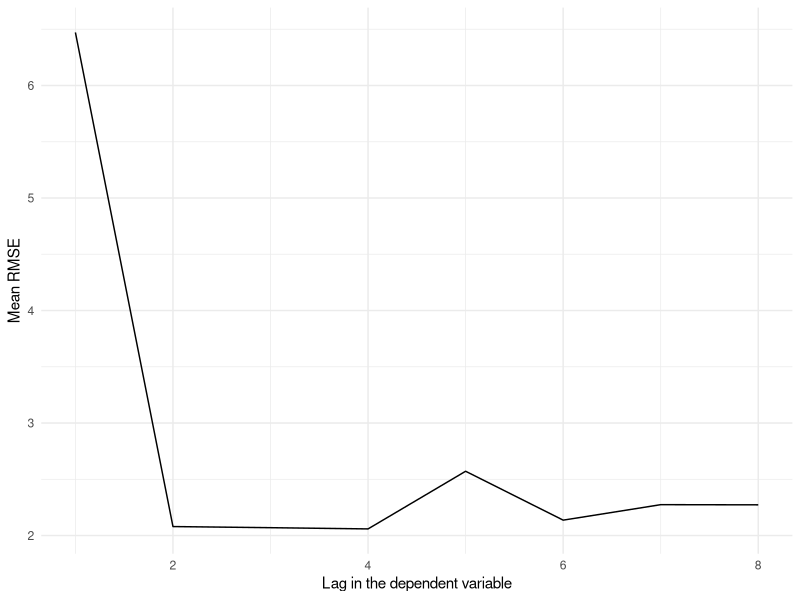
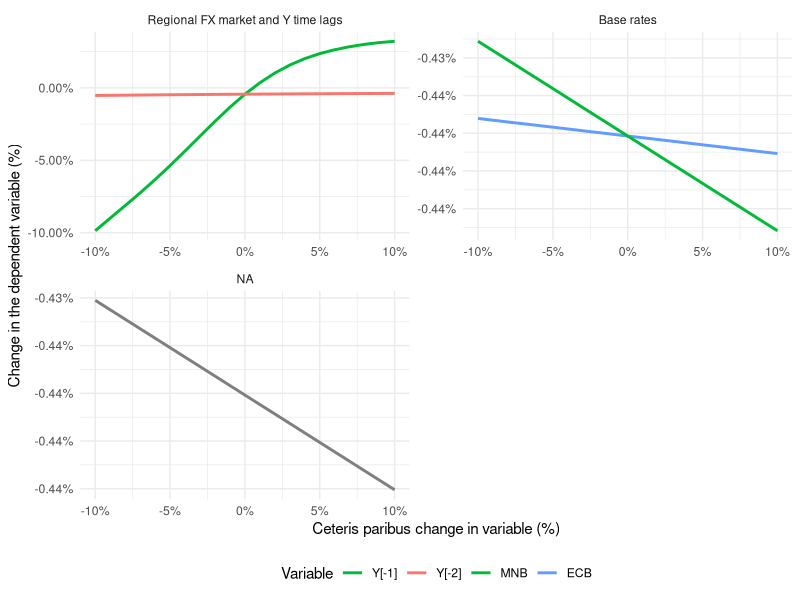
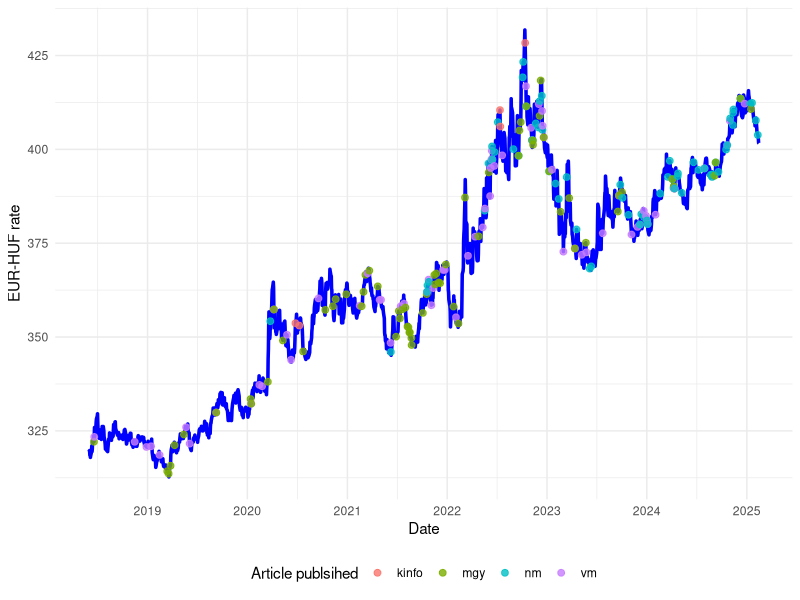
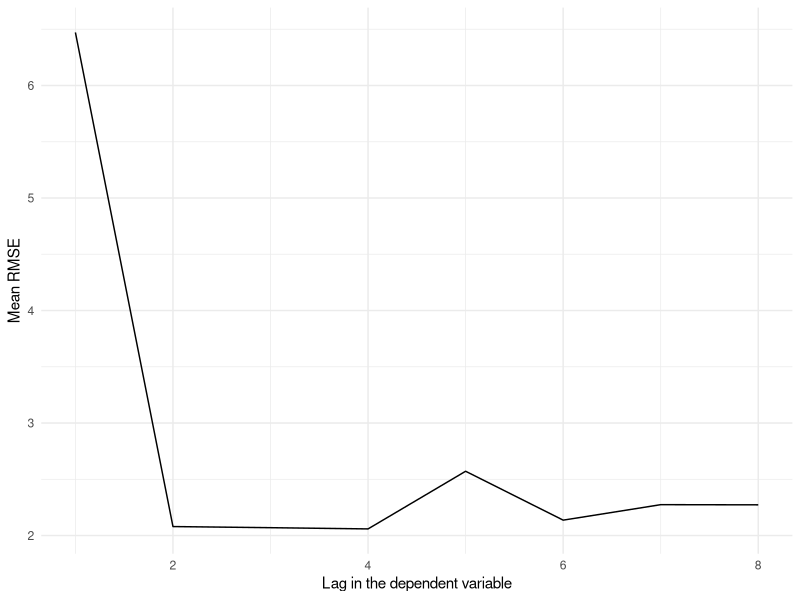
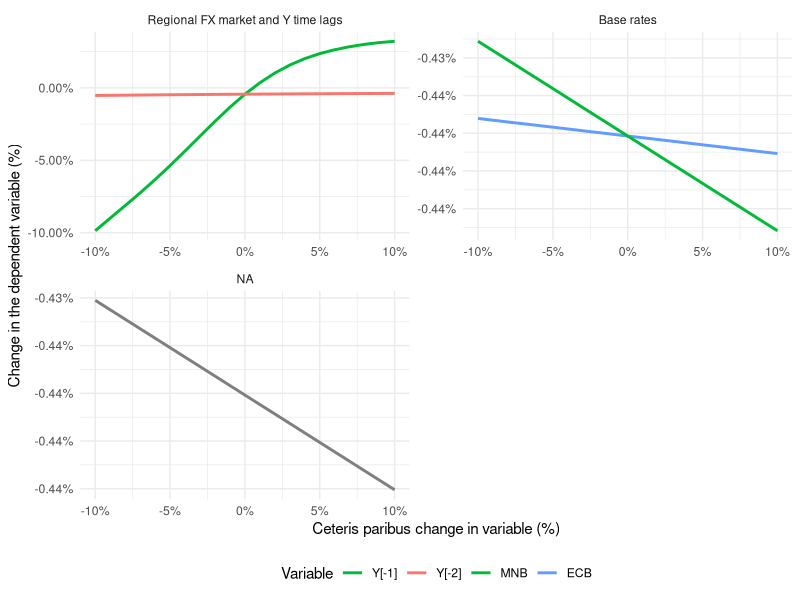
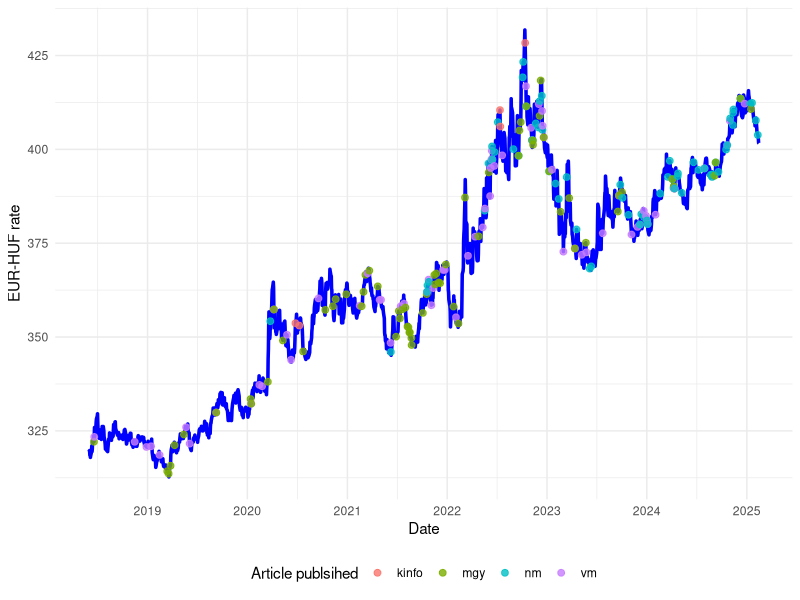

These charts were generated, in order, by the following R code:
setwd("C:/repos/TDK-Eur-Huf")

library(tidyverse)
library(readxl)

theme_set(
  theme_minimal() +
    theme(legend.position = "bottom")
)

## Optimal lags -----------------

optimal_lags = read_xlsx("LSTM/optimal_lag_mean.xlsx")

optimal_lags$lag = 1:8

ggplot(optimal_lags, aes(x = lag, y = rmse))+
  geom_line() +
  labs(x = "Lag in the dependent variable", y = "Mean RMSE")

ggsave("plots/lag_rmse.pdf")

## Ceteris paribus -------------

cet_par = read.csv("LSTM/ceteris_paribus_results.csv")

y_test = read_csv("LSTM/full_dataset_20250830.csv") %>% 
  tail(175) %>% 
  .$eur_close

cp_aggregated = cet_par %>%
  group_by(variable, pct_change) %>%
  arrange(sample_idx, .by_group = TRUE) %>%
  summarise(
    diff = {
      idxs <- as.integer(sample_idx)
      if (any(idxs == 0)) idxs <- idxs + 1L
      actuals <- y_test[idxs]
      mean(prediction / actuals - 1)
    },
    .groups = "drop_last"
  ) %>%
  ungroup()

var_map = data.frame(
  mapped = c("Y[-2]", "Y[-1]", "FED", "MNB", "ECB", "BUX", "CETOP",
             "MGY", "VM", "NM", "KI", "EUR/CZK", "EUR/PLN", "EUR/RON"),
  original = c("Y_-2", "Y_-1", "FED", "MNB", "ECB", "BUX", "cetop",
               "mean_matolcsy", "mean_varga", "mean_nagy", "mean_kinfo",
               "eurczk", "eurpln", "eurron"),
  group = c("Regional FX market and Y time lags",
            "Regional FX market and Y time lags",
            "Base rates", "Base rates", "Base rates",
            "Regional capital markets", "Regional capital markets",
            "Economic decision makers", "Economic decision makers",
            "Economic decision makers", "Economic decision makers", 
            "Regional FX market and Y time lags",
            "Regional FX market and Y time lags",
            "Regional FX market and Y time lags"),
  stringsAsFactors = FALSE
)

variable_colors <- c(
  "Y[-1]"     = "#00BA38",
  "Y[-2]"     = "#F8766D",
  "EUR/RON"   = "#619CFF",
  "EUR/CZK"   = "#F564E3",
  "EUR/PLN"   = "#00BFC4",
  "MNB"       = "#00BA38",
  "FED"       = "#F8766D",
  "ECB"       = "#619CFF",
  "BUX"       = "#F8766D",
  "CETOP"     = "#00BA38",
  "MGY"       = "#F8766D",
  "VM"        = "#00BA38",
  "NM"        = "#619CFF",
  "KI"        = "#F564E3"
)

cp_aggregated = cp_aggregated %>% 
  left_join(var_map, by = c("variable" = "original"))

ggplot(cp_aggregated, aes(x = pct_change, y = diff, color = mapped)) +
  geom_line(linewidth = 1) +
  labs(
    x = "Ceteris paribus change in variable (%)",
    y = "Change in the dependent variable (%)",
    color = "Variable") +
  scale_y_continuous(labels = scales::percent_format(accuracy = 1e-2)) +
  scale_x_continuous(labels = scales::percent_format(accuracy = 1)) +
  scale_color_manual(values = variable_colors, breaks = names(variable_colors)) +
  facet_wrap(~ factor(group, levels = c("Regional FX market and Y time lags",
                                        "Regional capital markets",
                                        "Base rates",
                                        "Economic decision makers"
  )), ncol = 2, scales = "free")

ggsave("plots/ceteris_paribus_lstm_grid.pdf")

### EUR/HUF timeseries ------------------------

df_full = read.csv("LSTM/full_dataset_20250830.csv")


df_long = df_full %>%
  rename(y = eur_close) %>% 
  mutate(kinfo = ifelse(mean_kinfo != 0, y, NA),
         vm = ifelse(mean_varga != 0, y, NA),
         nm = ifelse(mean_nagy != 0, y, NA),
         mgy = ifelse(mean_matolcsy != 0, y, NA),
         Date = as.Date(Date)) %>%
  select(Date, y, kinfo, vm, nm, mgy) %>% 
  pivot_longer(cols = c(kinfo, vm, nm, mgy), names_to = "variable")

ggplot(df_long, aes(x = Date))+
  geom_line(aes(y = y), color = "blue", linewidth = 1.2)+
  geom_point(aes(y = value, color = variable), alpha = .8, size = 2)+
  labs(y = "EUR-HUF rate",
       color = "Article publsihed")+
  scale_x_date(breaks = "year", date_labels = "%Y")+
  scale_y_continuous(breaks = seq(300, 450, by = 25))

ggsave("plots/eurhuf_ts.pdf")
